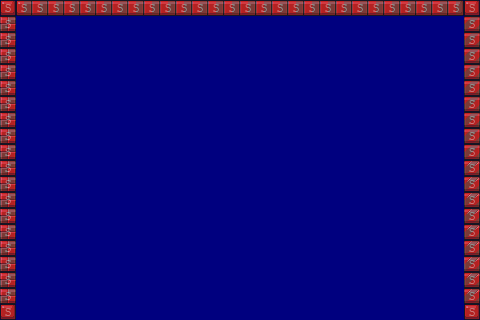

Below is a game level as drawn by its tile map, then a one-line description and the .tmx that defines it (tile-layer data replaced by summaries):
An orthogonal 30x20 tile map with 16x16 px tiles, 2 tile layers (Tile Layer 1, collision), 5 tilesets and 38 objects (35x Brick, Paddle).

<map version="1.0" orientation="orthogonal" width="30" height="20" tilewidth="16" tileheight="16" backgroundcolor="#00007f">
 <tileset firstgid="1" name="tiles" tilewidth="16" tileheight="16">
  <image source="../img/tiles.png" width="80" height="224" />
 </tileset>
 <tileset firstgid="71" name="paddle" tilewidth="16" tileheight="16">
  <image source="../img/paddle.png" width="48" height="16" />
 </tileset>
 <tileset firstgid="74" name="ball" tilewidth="16" tileheight="16">
  <image source="../img/ball.png" width="16" height="16" />
 </tileset>
 <tileset firstgid="75" name="brick" tilewidth="16" tileheight="16">
  <image source="../img/brick.png" width="32" height="16" />
 </tileset>
 <tileset firstgid="77" name="solid-tile" tilewidth="16" tileheight="16">
  <image source="../img/solid-tile.png" width="16" height="16" />
  <tile id="0">
   <properties>
    <property name="type" value="solid" />
   </properties>
  </tile>
 </tileset>
 <layer name="Tile Layer 1" width="30" height="20">
  <data>[600 cells, 151 non-empty, 9 distinct tile ids]</data>
 </layer>
 <objectgroup color="#aa0000" name="Entity-paddle" width="30" height="20">
  <object name="Paddle" x="208" y="272" width="48" height="16" />
  <object x="208" y="288" width="48" />
 </objectgroup>
 <objectgroup color="#000000" name="Entity-Bricks" width="30" height="20">
  <object name="Brick" x="32" y="32" width="32" height="16" />
  <object name="Brick" x="32" y="64" width="32" height="16" />
  <object name="Brick" x="32" y="96" width="32" height="16" />
  <object name="Brick" x="32" y="128" width="32" height="16" />
  <object name="Brick" x="32" y="160" width="32" height="16" />
  <object name="Brick" x="96" y="32" width="32" height="16" />
  <object name="Brick" x="96" y="64" width="32" height="16" />
  <object name="Brick" x="96" y="96" width="32" height="16" />
  <object name="Brick" x="96" y="128" width="32" height="16" />
  <object name="Brick" x="96" y="160" width="32" height="16" />
  <object name="Brick" x="160" y="160" width="32" height="16" />
  <object name="Brick" x="160" y="128" width="32" height="16" />
  <object name="Brick" x="160" y="96" width="32" height="16" />
  <object name="Brick" x="160" y="64" width="32" height="16" />
  <object name="Brick" x="160" y="32" width="32" height="16" />
  <object x="224" y="32" width="32" height="16" />
  <object name="Brick" x="224" y="64" width="32" height="16" />
  <object name="Brick" x="224" y="96" width="32" height="16" />
  <object name="Brick" x="224" y="128" width="32" height="16" />
  <object name="Brick" x="224" y="160" width="32" height="16" />
  <object name="Brick" x="288" y="32" width="32" height="16" />
  <object name="Brick" x="288" y="64" width="32" height="16" />
  <object name="Brick" x="288" y="96" width="32" height="16" />
  <object name="Brick" x="288" y="128" width="32" height="16" />
  <object name="Brick" x="288" y="160" width="32" height="16" />
  <object name="Brick" x="352" y="32" width="32" height="16" />
  <object name="Brick" x="352" y="64" width="32" height="16" />
  <object name="Brick" x="352" y="96" width="32" height="16" />
  <object name="Brick" x="352" y="128" width="32" height="16" />
  <object name="Brick" x="352" y="160" width="32" height="16" />
  <object name="Brick" x="416" y="160" width="32" height="16" />
  <object name="Brick" x="416" y="128" width="32" height="16" />
  <object name="Brick" x="416" y="96" width="32" height="16" />
  <object name="Brick" x="416" y="64" width="32" height="16" />
  <object name="Brick" x="416" y="32" width="32" height="16" />
  <object name="Brick" x="224" y="32" width="32" height="16" />
 </objectgroup>
 <layer name="collision" width="30" height="20" opacity="0.33">
  <data>[600 cells, 68 non-empty, 1 distinct tile ids]</data>
 </layer>
</map>
